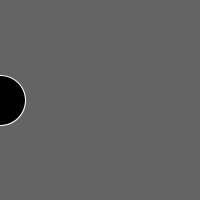
Frame 1 (no input)
Frame 60 (the mouse pressed at the canvas centre just before this capture): identical to frame 1, image omitted
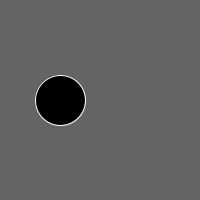
Frame 120 (the mouse held since frame 60 and released just before this capture)

The Processing sketch that drew these frames (run headless with seeded random() and noise(); from frame 60 on, the mouse is pressed at the canvas centre):

// Processing sketch: Exercise_5_8
// ── Exercise_5_8.pde
boolean button = false;

//Ellipsens start punkt defineres i disse to variabler
int circleX = 0;
int circleY = 100;

void setup() {
  size(200, 200);
}

void draw() {
  background(100);
  stroke(255);
  fill(0);
  ellipse(circleX, circleY, 50, 50);

  if (mousePressed) {
    circleX = circleX + 1;
  }
}

  void mousePressed(){
   if(mousePressed) {
         circleX = circleX + 1;
  } else {
    circleX = circleX; }

   button = !button;
  }
